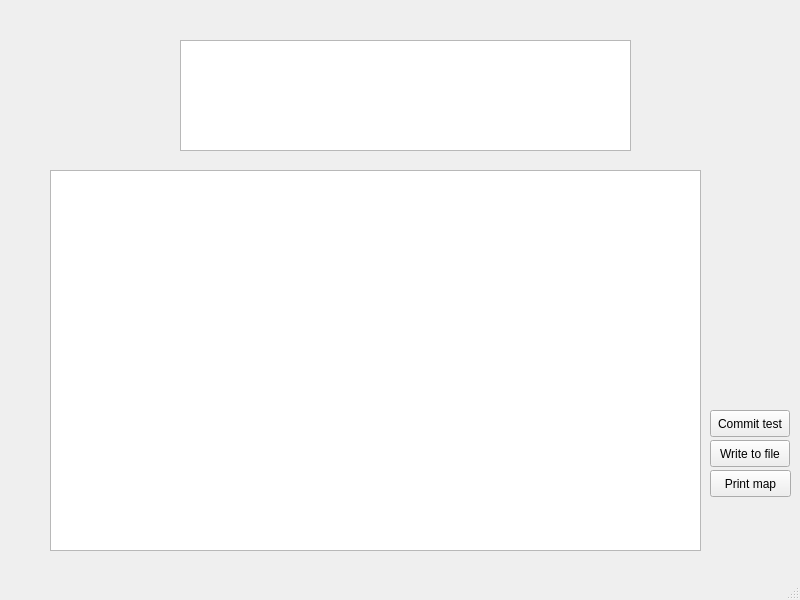
<?xml version="1.0" encoding="UTF-8"?>
<ui version="4.0">
 <class>Mafs</class>
 <widget class="QMainWindow" name="Mafs">
  <property name="geometry">
   <rect>
    <x>0</x>
    <y>0</y>
    <width>800</width>
    <height>600</height>
   </rect>
  </property>
  <property name="windowTitle">
   <string>Mafs</string>
  </property>
  <widget class="QWidget" name="centralwidget">
   <widget class="QPlainTextEdit" name="eqnInput">
    <property name="geometry">
     <rect>
      <x>180</x>
      <y>40</y>
      <width>451</width>
      <height>111</height>
     </rect>
    </property>
   </widget>
   <widget class="QTextEdit" name="console">
    <property name="geometry">
     <rect>
      <x>50</x>
      <y>170</y>
      <width>651</width>
      <height>381</height>
     </rect>
    </property>
   </widget>
   <widget class="QPushButton" name="commitTestButton">
    <property name="geometry">
     <rect>
      <x>710</x>
      <y>410</y>
      <width>80</width>
      <height>27</height>
     </rect>
    </property>
    <property name="text">
     <string>Commit test</string>
    </property>
   </widget>
   <widget class="QPushButton" name="writeToFile">
    <property name="geometry">
     <rect>
      <x>710</x>
      <y>440</y>
      <width>80</width>
      <height>27</height>
     </rect>
    </property>
    <property name="text">
     <string>Write to file</string>
    </property>
   </widget>
   <widget class="QPushButton" name="printMap">
    <property name="geometry">
     <rect>
      <x>710</x>
      <y>470</y>
      <width>81</width>
      <height>27</height>
     </rect>
    </property>
    <property name="text">
     <string>Print map</string>
    </property>
   </widget>
  </widget>
  <widget class="QMenuBar" name="menubar">
   <property name="geometry">
    <rect>
     <x>0</x>
     <y>0</y>
     <width>800</width>
     <height>24</height>
    </rect>
   </property>
  </widget>
  <widget class="QStatusBar" name="statusbar"/>
 </widget>
 <resources/>
 <connections/>
</ui>
